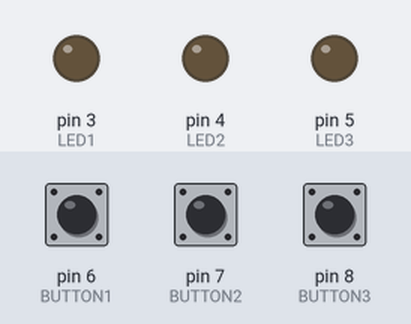
The sketch below on a simulated Arduino Uno, built with avr-gcc and run on an emulated ATmega328P. On the bench: output pins drawn as LEDs (lit = HIGH). The inputs (shaded band) are chosen by the test bench; at power-on: pin 6 (BUTTON1) HIGH, pin 7 (BUTTON2) HIGH, pin 8 (BUTTON3) HIGH. Random numbers use the default seed unless the sketch sets one.

Above: at 6.8 s.
6.9 s: pin 6 (BUTTON1) pulled LOW for 2.6 s
At 7.8 s:
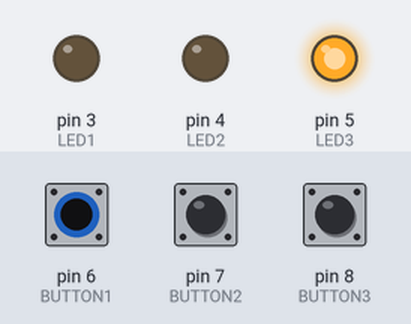
14.5 s: pin 7 (BUTTON2) pulled LOW for 2.6 s
18.6 s: pin 8 (BUTTON3) pulled LOW for 2.6 s
At 19.8 s:
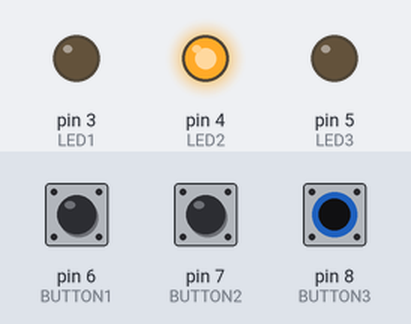
Timing chart, 0 to 28.7 s (numbered marks = the images above; inputs shaded):
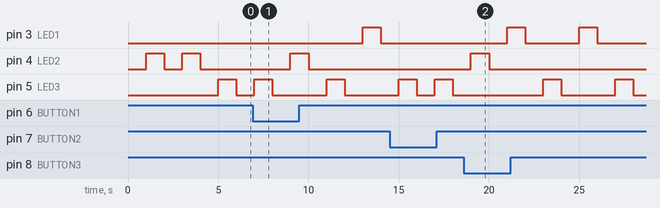

The sketch:

sketch_jul25aa.ino
```cpp
#define LED1 3
#define LED2 4
#define LED3 5 //LED들 설정

#define BUTTON1 6
#define BUTTON2 7
#define BUTTON3 8 //BUTTON들 설정

int state = LOW; //LED 상태
int reading; //BUTTON 상태
int previous = LOW; //BUTTON 이전 상태

long time = 0; //LED가 ON/OFF된 마지막 시간
long debounce = 100; //debounce 타임 설정
//debounce(바운딩)누르고 때는 순간에 센서의 접전 부분에서 ON/OFF 여러번 반복


void RandomLED(){
  int a;
  a = random(3);

  if(a==0){
    digitalWrite(LED1,HIGH);
    digitalWrite(LED2,LOW);
    digitalWrite(LED3,LOW);
  }
  else if(a==1){
    digitalWrite(LED1,LOW);
    digitalWrite(LED2,HIGH);
    digitalWrite(LED3,LOW);
  }
  else if(a==2){
    digitalWrite(LED1,LOW);
    digitalWrite(LED2,LOW);
    digitalWrite(LED3,HIGH);
  }
}

void setup(){
  Serial.begin(9600);
  pinMode(LED1,OUTPUT);
  pinMode(LED2,OUTPUT);
  pinMode(LED3,OUTPUT);
  pinMode(BUTTON1,INPUT_PULLUP);
  pinMode(BUTTON2,INPUT_PULLUP);
  pinMode(BUTTON3,INPUT_PULLUP);//아둥노 풀업저항 사용
}

void loop(){
  digitalWrite(LED1, LOW);
  digitalWrite(LED2, LOW);
  digitalWrite(LED3, LOW);
  delay(1000);
  RandomLED();
  delay(1000);

  if(reading = digitalRead(BUTTON1)){ //BUTTON1의 상태 읽음
  if(reading==HIGH && previous == LOW && millis() - time > debounce){
    //BUTTON이 눌려졌고 눌림 경과시간이 debounce 시간보다 크면 실행
    if (state == HIGH){
      state = LOW;
    }
    else{
      state = HIGH;
    }
    time = millis();
  }

  digitalWrite(LED1, state);

  previous = reading;}
  //

  if(reading = digitalRead(BUTTON2)){ //BUTTON2의 상태 읽음
  if(reading==HIGH && previous == LOW && millis() - time > debounce){
    //BUTTON이 눌려졌고 눌림 경과시간이 debounce 시간보다 크면 실행
    if (state == HIGH){
      state = LOW;
    }
    else{
      state = HIGH;
    }
    time = millis();
  }

  digitalWrite(LED2, state);

  previous = reading;}
  //

  if(reading = digitalRead(BUTTON3)){ //BUTTON3의 상태 읽음
  if(reading==HIGH && previous == LOW && millis() - time > debounce){
    //BUTTON이 눌려졌고 눌림 경과시간이 debounce 시간보다 크면 실행
    if (state == HIGH){
      state = LOW;
    }
    else{
      state = HIGH;
    }
    time = millis();
  }

  digitalWrite(LED3, state);

  previous = reading;}
}
```

Measured:
- by itself, pin 3 (LED1), pin 5 (LED3): alternates HIGH for 1.0 s and LOW for 3.0 s
